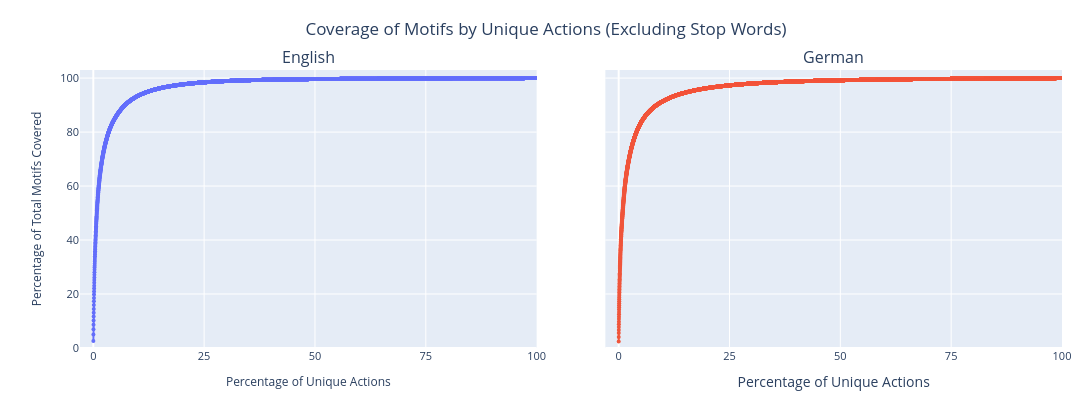

Source (notebook cell):
### Markdown cell above
# 3) Data & Methods (Plots)

### Code cell
import pandas as pd
import plotly.graph_objects as go
from plotly.subplots import make_subplots

# Helper function to compute cumulative stats for a motif DataFrame
def compute_cumulative_stats(motifs_filtered):
    action_counts = motifs_filtered.action.value_counts()
    total_rows = len(motifs_filtered)
    total_unique = len(action_counts)
    cumulative_stats = pd.DataFrame({
        'unique_actions_pct': [(i+1)/total_unique * 100 for i in range(total_unique)],
        'cumulative_rows': action_counts.cumsum().values,
    })
    cumulative_stats['rows_covered_pct'] = (cumulative_stats.cumulative_rows / total_rows * 100).round(2)
    cumulative_stats['unique_actions'] = [(i+1) for i in range(total_unique)]
    return cumulative_stats, action_counts, total_rows

# Prepare data for English and German motifs
lang_data = [
    ('English', motifs_en_filtered),
    ('German', motifs_de_filtered)
]

cumulative_stats_list = []
action_counts_list = []
total_rows_list = []

for lang, df in lang_data:
    stats, counts, total = compute_cumulative_stats(df)
    cumulative_stats_list.append(stats)
    action_counts_list.append(counts)
    total_rows_list.append(total)

# Plotting: 1x2 subplots with plotly, A4 width (1170px at 100dpi)
fig = make_subplots(
    rows=1, cols=2,
    subplot_titles=[f"{lang}" for lang, _ in lang_data],
    shared_yaxes=True,
    horizontal_spacing=0.07
)

# Add slight buffer to left (x) and top (y) of axes
x_buffer = 3  # percent
y_buffer = 3  # percent
x_min, x_max = 0 - x_buffer, 100
y_min, y_max = 0, 100 + y_buffer

x_ticks = [0, 25, 50, 75, 100]

for i, (lang, stats) in enumerate(zip(['English', 'German'], cumulative_stats_list)):
    fig.add_trace(
        go.Scatter(
            x=stats['unique_actions_pct'],
            y=stats['rows_covered_pct'],
            mode='lines+markers',
            marker=dict(size=4),
            line=dict(width=2),
            customdata=stats[['unique_actions', 'cumulative_rows']],
            hovertemplate=
                '<b>Unique Actions</b>: %{customdata[0]:,.0f} (%{x:.1f}%)<br>' +
                '<b>Rows Covered</b>: %{customdata[1]:,.0f} (%{y:.1f}%)<extra></extra>',
            name=lang
        ),
        row=1, col=i+1
    )
    fig.update_xaxes(
        title_text='Percentage of Unique Actions',
        range=[x_min, x_max],
        tickfont=dict(size=11),
        tickvals=x_ticks,
        row=1, col=i+1
    )
    if i == 0:
        fig.update_yaxes(
            title_text='Percentage of Total Motifs Covered',
            range=[y_min, y_max],
            tickfont=dict(size=11),
            row=1, col=1
        )
    else:
        fig.update_yaxes(
            range=[y_min, y_max],
            tickfont=dict(size=11),
            row=1, col=i+1
        )

# Set axis title font globally via layout
fig.update_layout(
    title_text='Coverage of Motifs by Unique Actions (Excluding Stop Words)',
    title_x=0.5,
    showlegend=False,
    width=1170,  # A4 width in pixels at 100 dpi
    height=400,
    margin=dict(t=70, b=40, l=80, r=30),  # increased top and left margins for buffer
    hovermode='x unified',
    font=dict(size=12),
    xaxis_title_font=dict(size=12),
    yaxis_title_font=dict(size=12)
)

fig.show()

# Display top 10 most frequent actions for English and German only
for lang, action_counts, total_rows in zip(['English', 'German'], action_counts_list, total_rows_list):
    print(f"\nTop 10 most frequent actions in {lang} (excluding stop words):")
    top_10 = action_counts.head(10)
    for action, count in top_10.items():
        pct = round((count/total_rows * 100), 2)
        print(f"{action}: {count:,} rows ({pct}%)")

### Figure 1 — Plotly figure (JSON) as saved in the notebook; plotly's stock layout.template omitted (floating-point values rounded to 4 significant figures; data arrays with more than 128 entries replaced by an {"elided": "..."} marker saying what was removed)
{"data": [{"customdata": {"elided": "7776x2 int values"}, "hovertemplate": "<b>Unique Actions</b>: %{customdata[0]:,.0f} (%{x:.1f}%)<br><b>Rows Covered</b>: %{customdata[1]:,.0f} (%{y:.1f}%)<extra></extra>", "line": {"width": 2}, "marker": {"size": 4}, "mode": "lines+markers", "name": "English", "type": "scatter", "x": {"elided": "7776 float values"}, "xaxis": "x", "y": {"elided": "7776 float values"}, "yaxis": "y"}, {"customdata": {"elided": "13945x2 int values"}, "hovertemplate": "<b>Unique Actions</b>: %{customdata[0]:,.0f} (%{x:.1f}%)<br><b>Rows Covered</b>: %{customdata[1]:,.0f} (%{y:.1f}%)<extra></extra>", "line": {"width": 2}, "marker": {"size": 4}, "mode": "lines+markers", "name": "German", "type": "scatter", "x": {"elided": "13945 float values"}, "xaxis": "x2", "y": {"elided": "13945 float values"}, "yaxis": "y2"}], "layout": {"annotations": [{"font": {"size": 16}, "showarrow": false, "text": "English", "x": 0.2325, "xanchor": "center", "xref": "paper", "y": 1, "yanchor": "bottom", "yref": "paper"}, {"font": {"size": 16}, "showarrow": false, "text": "German", "x": 0.7675, "xanchor": "center", "xref": "paper", "y": 1, "yanchor": "bottom", "yref": "paper"}], "font": {"size": 12}, "height": 400, "hovermode": "x unified", "margin": {"b": 40, "l": 80, "r": 30, "t": 70}, "showlegend": false, "title": {"text": "Coverage of Motifs by Unique Actions (Excluding Stop Words)", "x": 0.5}, "width": 1170, "xaxis": {"anchor": "y", "domain": [0, 0.465], "range": [-3, 100], "tickfont": {"size": 11}, "tickvals": [0, 25, 50, 75, 100], "title": {"font": {"size": 12}, "text": "Percentage of Unique Actions"}}, "xaxis2": {"anchor": "y2", "domain": [0.535, 1.0], "range": [-3, 100], "tickfont": {"size": 11}, "tickvals": [0, 25, 50, 75, 100], "title": {"text": "Percentage of Unique Actions"}}, "yaxis": {"anchor": "x", "domain": [0, 1], "range": [0, 103], "tickfont": {"size": 11}, "title": {"font": {"size": 12}, "text": "Percentage of Total Motifs Covered"}}, "yaxis2": {"anchor": "x2", "domain": [0, 1], "matches": "y", "range": [0, 103], "showticklabels": false, "tickfont": {"size": 11}}}}
